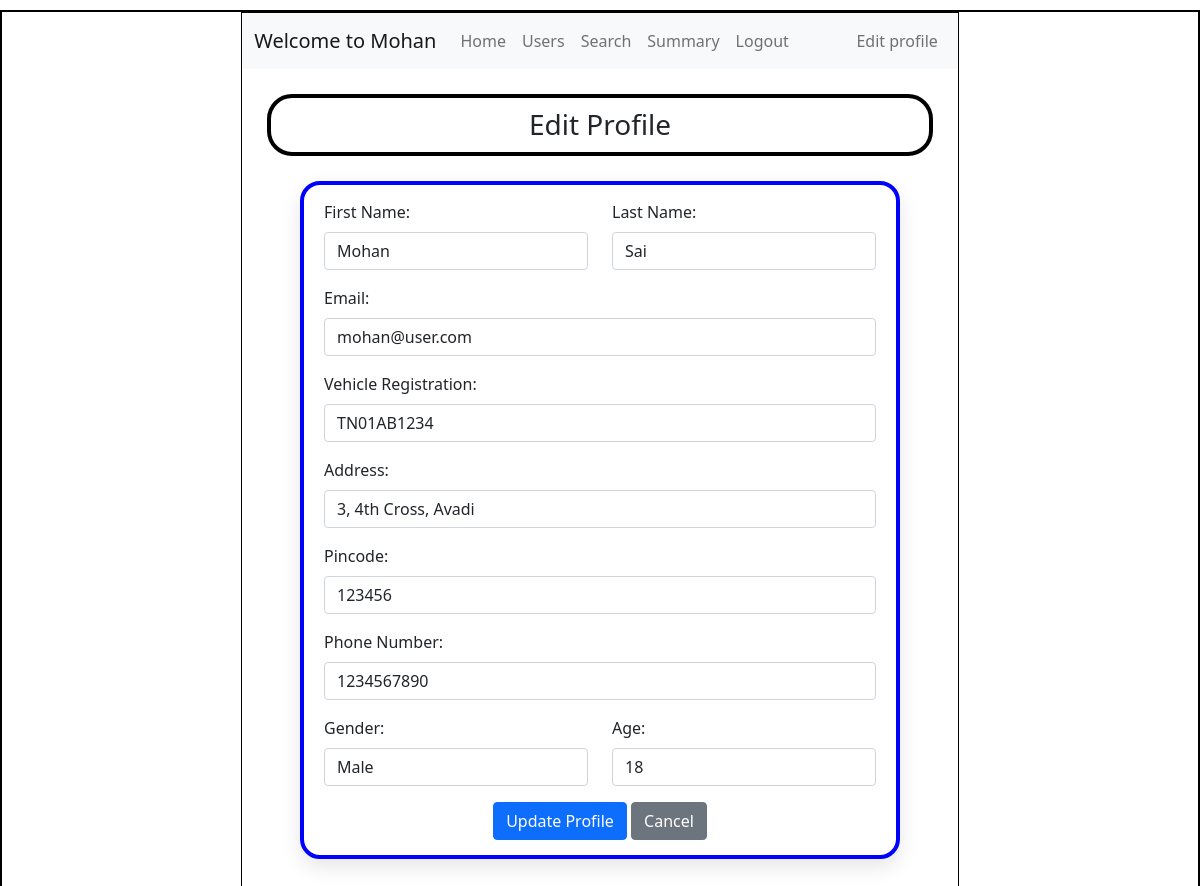
/edit_profile/2, run on an earlier commit of the app's database.
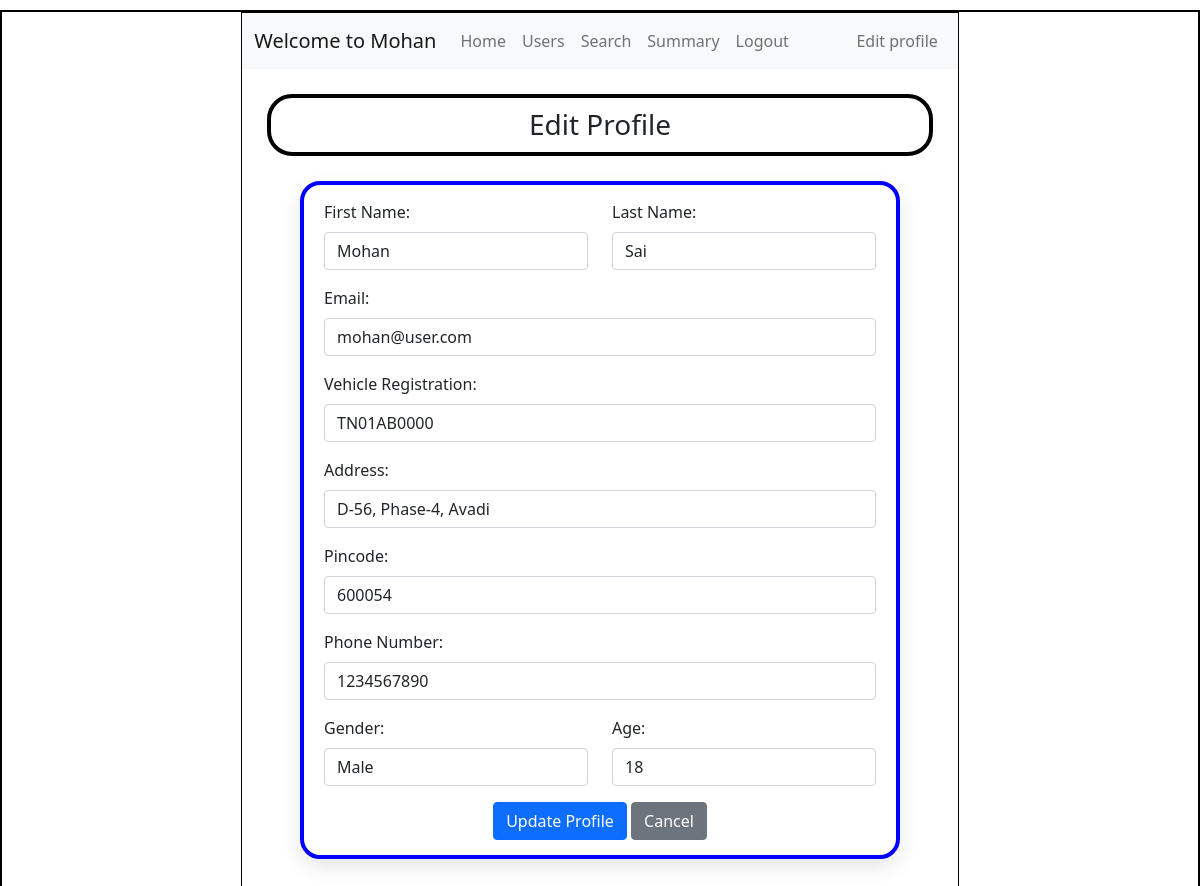
And on a later commit of the database.
### application/models.py (models this page shows)
class User(db.Model):
    id = db.Column(db.Integer, primary_key=True)
    first_name = db.Column(db.String(), nullable=False)
    last_name = db.Column(db.String(), nullable=False)
    email = db.Column(db.String(), unique=True, nullable=False)
    pwd = db.Column(db.String(), nullable=False)
    vehicle_reg = db.Column(db.String(), unique=True, nullable=False)
    address = db.Column(db.String(), nullable=False)
    pincode = db.Column(db.String(), nullable=False)
    phone_number = db.Column(db.String(), unique=True, nullable=False)
    gender = db.Column(db.String())
    age = db.Column(db.Integer)
    type = db.Column(db.String(), default='general')
    reservations = db.relationship('Reservation', backref='user')

### application/controllers.py (the view, shortened to what this page needs)
@app.route("/edit_profile/<int:user_id>", methods=["GET", "POST"])
def edit_profile(user_id):
    this_user = User.query.filter_by(id=user_id).first()
    return render_template("edit_profile.html", this_user=this_user)

### templates/edit_profile.html (shortened to what the changed rows need)
<!DOCTYPE html>
<html lang="en">
<head>
    <link rel="stylesheet" href="../static/style.css">
    <link href="https://cdn.jsdelivr.net/npm/bootstrap@5.0.2/dist/css/bootstrap.min.css" rel="stylesheet">
</head>
<body>
    <div id="main">
        <div id="canvas">
            <nav class="navbar navbar-expand-lg navbar-light bg-light">
                <div class="container-fluid">
                    <a class="navbar-brand" href="/admin_dashboard">Welcome to {{this_user.first_name}}</a>
                    <div class="collapse navbar-collapse" id="navbarSupportedContent">
                        <ul class="navbar-nav">
                        </ul>
                        <ul class="navbar-nav ms-auto">
                        </ul>
                    </div>
                </div>
            </nav>
            <div id="form-body">
                <form action="/edit_profile/{{ this_user.id }}" method="POST">
                    <div class="mb-3 row">
                        <div class="col">
                            <label for="first_name" class="form-label">First Name:</label>
                            <input type="text" class="form-control" id="first_name" name="first_name" value="{{ this_user.first_name }}" required>
                        </div>
                        <div class="col">
                            <label for="last_name" class="form-label">Last Name:</label>
                            <input type="text" class="form-control" id="last_name" name="last_name" value="{{ this_user.last_name }}" required>
                        </div>
                    </div>
                    <div class="mb-3">
                        <label for="email" class="form-label">Email:</label>
                        <input type="email" class="form-control" id="email" name="email" value="{{ this_user.email }}" required>
                    </div>
                    <div class="mb-3">
                        <label for="vehicle_reg" class="form-label">Vehicle Registration:</label>
                        <input type="text" class="form-control" id="vehicle_reg" name="vehicle_reg" value="{{ this_user.vehicle_reg }}" required>
                    </div>
                    <div class="mb-3">
                        <label for="address" class="form-label">Address:</label>
                        <input type="text" class="form-control" id="address" name="address" value="{{ this_user.address }}" required>
                    </div>
                    <div class="mb-3">
                        <label for="pincode" class="form-label">Pincode:</label>
                        <input type="text" class="form-control" id="pincode" name="pincode" value="{{ this_user.pincode }}" required>
                    </div>
                    <div class="mb-3">
                        <label for="phone_number" class="form-label">Phone Number:</label>
                        <input type="tel" class="form-control" id="phone_number" name="phone_number" value="{{ this_user.phone_number }}" required>
                    </div>
                    <div class="mb-3 row">
                        <div class="col">
                            <label for="gender" class="form-label">Gender:</label>
                            <select class="form-control" id="gender" name="gender">
                                <option value="Male" {% if this_user.gender == 'Male' %}selected{% endif %}>Male</option>
                            </select>
                        </div>
                        <div class="col">
                            <label for="age" class="form-label">Age:</label>
                            <input type="number" class="form-control" id="age" name="age" value="{{ this_user.age }}">
                        </div>
                    </div>
                </form>
            </div>
        </div>
    </div>
</body>
</html>

What changed in the data, as far as the page shows it:
changed User "Mohan": vehicle_reg "TN01AB1234" → "TN01AB0000"; address "3, 4th Cross, Avadi" → "D-56, Phase-4, Avadi"; pincode "123456" → "600054"; gender "Male" → (not shown)
Also different on the page:
form field gender: (not shown) → "Male"
